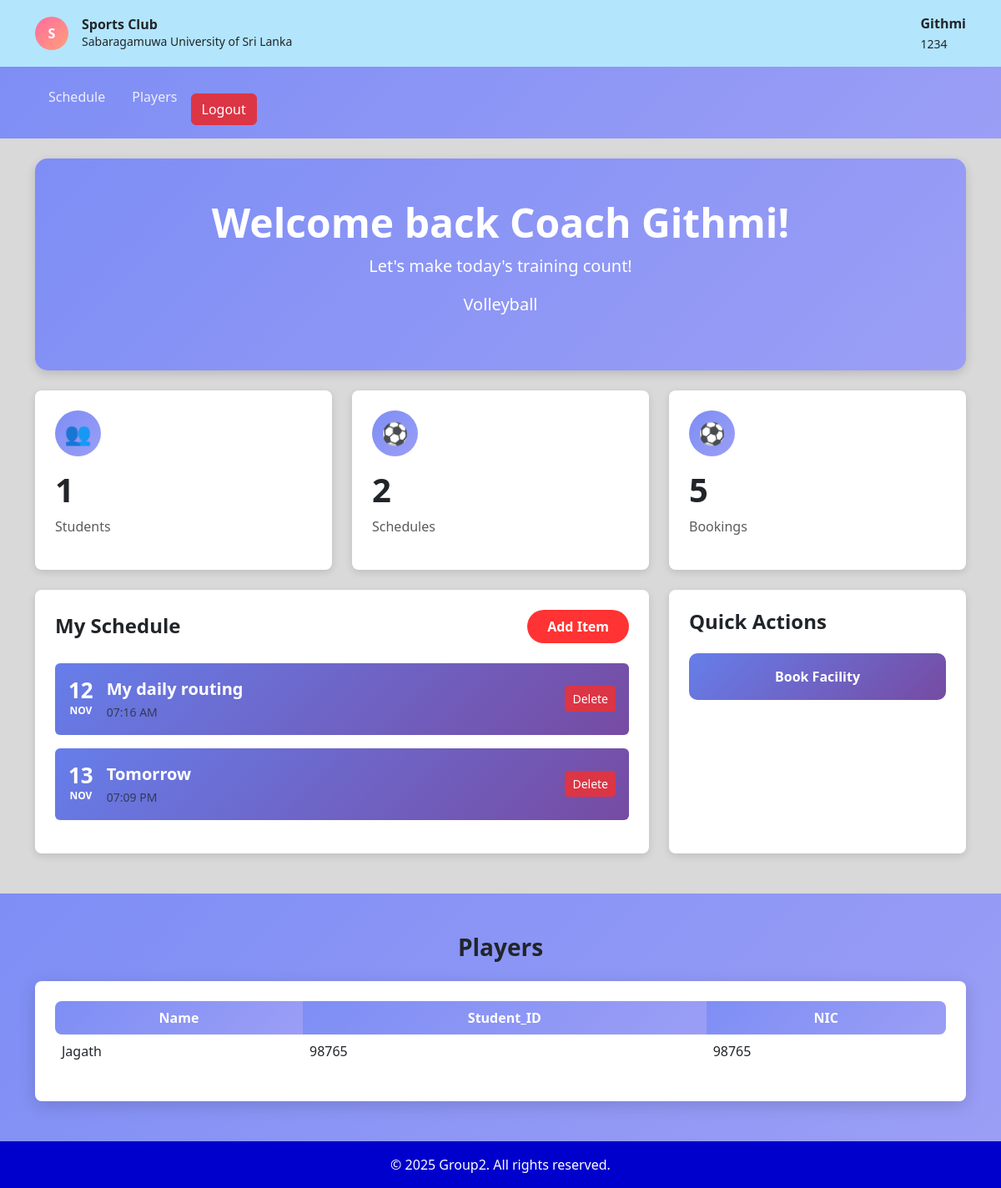
Screenshot of /Dashboard/Coach_Dashboard.php (signed in) with the database file from the repository.
### tables this page shows
CREATE TABLE `users` (
  `id` int(11) NOT NULL,
  `name` varchar(100) NOT NULL,
  `email` varchar(100) NOT NULL,
  `password` varchar(255) NOT NULL,
  `role` enum('student','coach') NOT NULL,
  `nic` varchar(20) NOT NULL,
  `sport_id` int(11) DEFAULT NULL,
  `student_id` varchar(50) DEFAULT NULL,
  `coach_id` varchar(50) DEFAULT NULL,
  `created_at` timestamp NOT NULL DEFAULT current_timestamp()
);

CREATE TABLE `coach` (
  `id` int(11) NOT NULL,
  `user_id` int(11) DEFAULT NULL,
  `name` varchar(100) DEFAULT NULL,
  `nic` varchar(20) DEFAULT NULL,
  `sport_id` int(11) DEFAULT NULL,
  `coach_id` int(11) DEFAULT NULL,
  `created_at` date NOT NULL DEFAULT current_timestamp()
);

CREATE TABLE `sports` (
  `sport_id` int(11) NOT NULL,
  `name` varchar(50) NOT NULL,
  `created_at` date NOT NULL DEFAULT current_timestamp()
);

CREATE TABLE `schedules` (
  `id` int(11) NOT NULL,
  `user_id` int(11) DEFAULT NULL,
  `title` varchar(200) DEFAULT NULL,
  `schedule_date` date DEFAULT NULL,
  `schedule_time` time DEFAULT NULL,
  `description` text DEFAULT NULL
);

CREATE TABLE `student` (
  `id` int(11) NOT NULL,
  `user_id` int(11) DEFAULT NULL,
  `name` varchar(100) DEFAULT NULL,
  `nic` varchar(20) DEFAULT NULL,
  `sport_id` int(11) DEFAULT NULL,
  `student_id` varchar(50) DEFAULT NULL,
  `created_at` date NOT NULL DEFAULT current_timestamp()
);

### Dashboard/Coach_Dashboard.php (the view, shortened to what this page needs)
<?php
include 'db.php';
$user_id = $_SESSION['user_id'];
$query = $conn->prepare("SELECT * FROM users WHERE id = ?");
$query->bind_param("i", $user_id);
$query->execute();
$user = $query->get_result()->fetch_assoc();
$coachData = $conn->prepare("
    SELECT sports.name AS sport_name, coach.sport_id
    FROM coach
    JOIN sports ON coach.sport_id = sports.sport_id
    WHERE coach.user_id = ?
");
$coachData->bind_param("i", $user_id);
$coachData->execute();
$coachDataResult = $coachData->get_result()->fetch_assoc();
$sportID = $coachDataResult['sport_id'];
$sportName = $coachDataResult['sport_name'];
$students = $conn->prepare("
    SELECT users.name, users.nic, student.student_id
    FROM student_sport_registration ssr
    JOIN users ON ssr.user_id = users.id
    JOIN student ON student.user_id = users.id
    WHERE ssr.sport_id = ?
");
$students->bind_param("i", $sportID);
$students->execute();
$studentsResult = $students->get_result();
$scheduleQuery = $conn->prepare("SELECT * FROM schedules WHERE user_id = ? ORDER BY schedule_date ASC");
$scheduleQuery->bind_param("i", $user_id);
$scheduleQuery->execute();
$schedules = $scheduleQuery->get_result();
$scheduleCount = $schedules->num_rows;
?>
<!DOCTYPE html>
<html lang="en">
<head>
    <link href="https://cdn.jsdelivr.net/npm/bootstrap@5.3.0/dist/css/bootstrap.min.css" rel="stylesheet">
</head>
<body>
    <header class="top-header py-3">
        <div class="container">
            <div class="d-flex justify-content-between align-items-center">
                <div class="d-flex align-items-center">
                    <div class="logo-icon me-3">S</div>
                    <div>
                        <h6 class="mb-0 fw-semibold">Sports Club</h6>
                        <p class="mb-0 small">Sabaragamuwa University of Sri Lanka</p>
                    </div>
                </div>
                <div class="d-flex align-items-center">
                    <div>
                        <p class="mb-0 fw-semibold"><?php echo $user['name']; ?></p>
                        <small><?php echo $user['coach_id']; ?></small>
                    </div>
                </div>
            </div>
        </div>
    </header>
    <nav class="navbar navbar-expand-lg navbar-custom py-3">
        <div class="container">
            <div class="collapse navbar-collapse" id="navbarNav">
                <ul class="navbar-nav">
                    <li class="nav-item">
                        <a class="nav-link px-3" href="#">Schedule</a>
                    </li>
                    <li class="nav-item">
                        <a class="nav-link px-3" href="#">Players</a>
                    </li>
                    <li class="nav-item">
                        <a class="nav-link px-3" href="#"><a href="logout.php" class="btn btn-danger">Logout</a></a>
                    </li>
                </ul>
            </div>
        </div>
    </nav>
    <main class="container my-4">
        <div class="welcome-banner text-center py-5 mb-4">
            <h2 class="display-5 fw-semibold">Welcome back Coach <?php echo $user['name']; ?>!</h2>
            <p class="fs-5">Let's make today's training count!</p>
            <p class="fs-5"><?php echo $sportName; ?></p>
        </div>
        <div class="row g-4 mb-4">
            <div class="col-md-4">
                <div class="stat-card bg-white rounded-3 p-4 h-100">
                    <div class="stat-icon mb-3">👥</div>
                    <h3 class="display-6 fw-bold"><?= ($studentsResult->num_rows > 0) ? $studentsResult->num_rows : 0 ?></h3>
                    <p class="text-muted fw-medium">Students</p>
                </div>
            </div>
            <div class="col-md-4">
                <div class="stat-card bg-white rounded-3 p-4 h-100">
                    <div class="stat-icon mb-3">⚽</div>
                    <h3 class="display-6 fw-bold"> <?= $scheduleCount ?></h3>
                    <p class="text-muted fw-medium">Schedules</p>
                </div>
            </div>
            <div class="col-md-4">
                <div class="stat-card bg-white rounded-3 p-4 h-100">
                    <div class="stat-icon mb-3">⚽</div>
                    <h3 class="display-6 fw-bold">5</h3>
                    <p class="text-muted fw-medium">Bookings</p>
                </div>
            </div>
        </div>
        <div class="row g-4">
            <div class="col-lg-8">
                <div class="schedule-section bg-white rounded-3 p-4 h-100">
                    <div class="d-flex justify-content-between align-items-center mb-4">
                        <h4 class="fw-bold mb-0">My Schedule</h4>
                        <button class="add-btn btn px-4 py-2" data-bs-toggle="modal" data-bs-target="#addScheduleModal">Add Item</button>
                    </div>
                    <?php while($row = $schedules->fetch_assoc()): ?>
                    <div class="schedule-item p-3 mb-3 d-flex justify-content-between align-items-center bg-light rounded">
                        <div class="d-flex align-items-center">
                            <div class="schedule-date text-center me-3">
                                <span class="day"><?= date("d", strtotime($row['schedule_date'])) ?></span>
                                <span class="month d-block"><?= strtoupper(date("M", strtotime($row['schedule_date']))) ?></span>
                            </div>
                            <div>
                                <div class="schedule-title fw-semibold fs-5"><?= $row['title'] ?></div>
                                <small class="text-muted"><?= date("h:i A", strtotime($row['schedule_time'])) ?></small>
                            </div>
                        </div>
                        <a href="?delete=<?= $row['id'] ?>" class="btn btn-danger btn-sm">Delete</a>
                    </div>
                    <?php endwhile; ?>
                </div>
            </div>
            <div class="col-lg-4">
                <div class="quick-actions bg-white rounded-3 p-4 h-100">
                    <h4 class="fw-bold mb-4">Quick Actions</h4>
                    <button class="action-btn btn w-100 py-3">Book Facility</button>
                </div>
            </div>
        </div>
    </main>
<section class="players-section py-5 mt-5">
    <div class="container">
        <h3 class="text-center fw-bold mb-4">Players</h3>
        <div class="players-table-container bg-white rounded-3 p-4">
            <div class="table-responsive">
                <?php if($studentsResult->num_rows > 0): ?>
                <table class="players-table table table-borderless">
                    <thead>
                        <tr>
                            <th>Name</th>
                            <th>Student_ID</th>
                            <th>NIC</th>
                        </tr>
                    </thead>
                    <tbody>
                        <?php
                        while($row = $studentsResult->fetch_assoc()): ?>
                        <tr>
                            <td><?php echo htmlspecialchars($row['name']); ?></td>
                            <td><?php echo htmlspecialchars($row['student_id']); ?></td>
                            <td><?php echo htmlspecialchars($row['nic']); ?></td>
                        </tr>
                        <?php endwhile; ?>
                    </tbody>
                </table>
                <?php else: ?>
                    <p class="text-muted">No students registered to this sport yet.</p>
                <?php endif; ?>
            </div>
        </div>
    </div>
</section>
    <footer class="footer py-3 text-center">
        <div class="container">
            <p class="mb-0">© 2025 Group2. All rights reserved.</p>
        </div>
    </footer>
</body>
</html>

### Dashboard/Coach_Dashboard.php (style rules this page uses)
body { font-family: 'Segoe UI', Tahoma, Geneva, Verdana, sans-serif;background-color: #d9d9d9; }
.top-header { background-color: #b3e5fc;box-shadow: 0 2px 4px rgba(0,0,0,0.1); }
.logo-icon { width: 40px;height: 40px;background: linear-gradient(135deg, #ff6b9d 0%, #ffa07a 100%);border-radius: 50%;display: flex;align-items: center;justify-content: center;color: white;font-weight: bold; }
.navbar-custom { background: linear-gradient(135deg, #7e8ef5 0%, #9b9ef5 100%); }
.navbar-custom .nav-link { color: rgba(255, 255, 255, 0.85);font-weight: 500;transition: all 0.3s; }
.welcome-banner { background: linear-gradient(135deg, #7e8ef5 0%, #9b9ef5 100%);border-radius: 15px;color: white;box-shadow: 0 4px 12px rgba(0,0,0,0.15); }
.stat-card { box-shadow: 0 3px 10px rgba(0,0,0,0.12); }
.stat-icon { width: 55px;height: 55px;border-radius: 50%;display: flex;align-items: center;justify-content: center;font-size: 26px;background: linear-gradient(135deg, #7e8ef5 0%, #9b9ef5 100%);color: white; }
.schedule-section { box-shadow: 0 3px 10px rgba(0,0,0,0.12); }
.add-btn { background-color: #ff3333;color: white;border: none;border-radius: 20px;font-weight: 600;transition: background-color 0.3s }
.schedule-item { background: linear-gradient(135deg, #667eea 0%, #764ba2 100%); border-radius: 10px;color: white; }
.schedule-date .day { font-size: 26px;font-weight: 700;line-height: 1; }
.schedule-date .month { font-size: 12px;text-transform: uppercase;font-weight: 600; }
.quick-actions { box-shadow: 0 3px 10px rgba(0,0,0,0.12); }
.action-btn { background: linear-gradient(135deg, #667eea 0%, #764ba2 100%);color: white;border: none;border-radius: 10px;font-weight: 600;transition: transform 0.2s; }
.players-section { background: linear-gradient(135deg, #7e8ef5 0%, #9b9ef5 100%); }
.players-table-container { box-shadow: 0 5px 20px rgba(0,0,0,0.15); }
.players-table thead th { background: linear-gradient(135deg, #7e8ef5 0%, #9b9ef5 100%);color: white;font-weight: 600;text-align: center; }
.players-table thead th:first-child { border-radius: 8px 0 0 8px; }
.players-table thead th:last-child { border-radius: 0 8px 8px 0; }
.players-table tbody tr { background-color: #f0f0f0; }
.players-table tbody tr td:first-child { border-radius: 8px 0 0 8px; }
.players-table tbody tr td:last-child { border-radius: 0 8px 8px 0; }
.footer { background-color: #0000cc;color: white; }

### rows the page displays
users: name "Githmi", coach "1234"
coach: sport.name "Volleyball"
schedules: schedule_date "12", schedule_date "NOV", title "My daily routing", schedule_time "07:16 AM"
schedules: schedule_date "13", schedule_date "NOV", title "Tomorrow", schedule_time "07:09 PM"
users: name "Jagath", student.student_id "98765", nic "98765"

### other values shown
$studentsResult->num_rows "1"
$scheduleCount "2"
